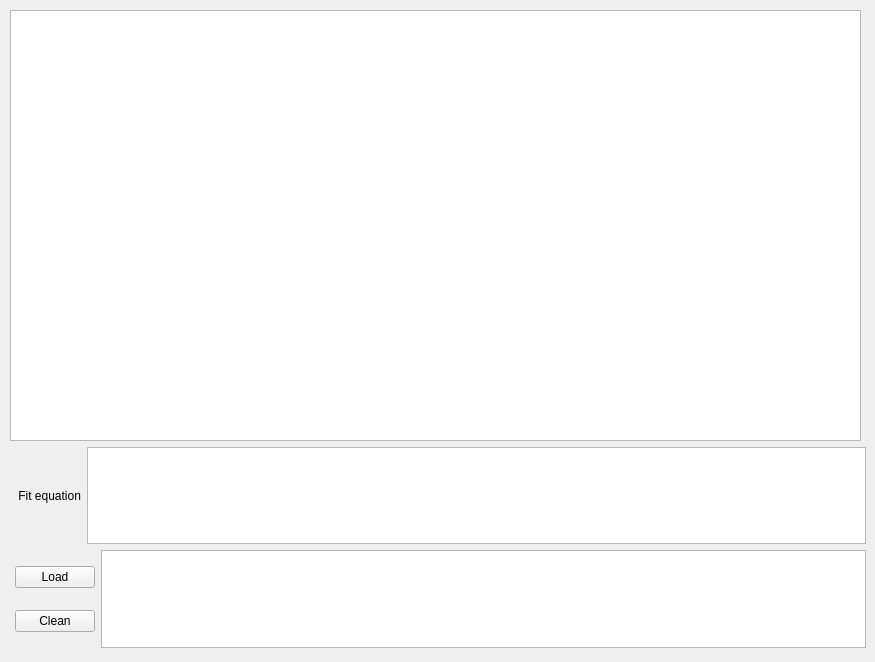
<?xml version="1.0" encoding="UTF-8"?>
<ui version="4.0">
 <class>MainWindow</class>
 <widget class="QMainWindow" name="MainWindow">
  <property name="geometry">
   <rect>
    <x>0</x>
    <y>0</y>
    <width>875</width>
    <height>662</height>
   </rect>
  </property>
  <property name="windowTitle">
   <string>Line Fitting</string>
  </property>
  <widget class="QWidget" name="centralwidget">
   <widget class="QGraphicsView" name="show_win">
    <property name="geometry">
     <rect>
      <x>10</x>
      <y>10</y>
      <width>851</width>
      <height>431</height>
     </rect>
    </property>
   </widget>
   <widget class="QWidget" name="verticalLayoutWidget">
    <property name="geometry">
     <rect>
      <x>15</x>
      <y>447</y>
      <width>851</width>
      <height>201</height>
     </rect>
    </property>
    <layout class="QVBoxLayout" name="dashboard">
     <item>
      <layout class="QHBoxLayout" name="fit_equation">
       <item>
        <widget class="QLabel" name="fit_eq_label">
         <property name="text">
          <string> Fit equation</string>
         </property>
        </widget>
       </item>
       <item>
        <widget class="QTextEdit" name="fit_eq"/>
       </item>
      </layout>
     </item>
     <item>
      <layout class="QHBoxLayout" name="btns_windows">
       <item>
        <layout class="QVBoxLayout" name="btns">
         <item>
          <widget class="QPushButton" name="btn_load">
           <property name="text">
            <string>Load</string>
           </property>
          </widget>
         </item>
         <item>
          <widget class="QPushButton" name="btn_clean">
           <property name="text">
            <string>Clean</string>
           </property>
          </widget>
         </item>
        </layout>
       </item>
       <item>
        <widget class="QTextEdit" name="show_eq"/>
       </item>
      </layout>
     </item>
    </layout>
   </widget>
  </widget>
 </widget>
 <resources/>
 <connections/>
</ui>
